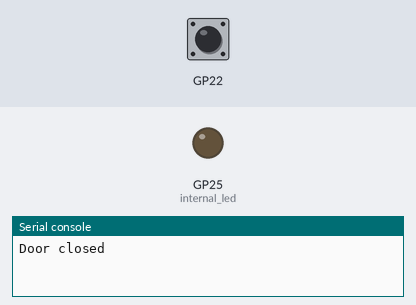
This program was run on a simulated Raspberry Pi Pico running MicroPython. Shown: output pins drawn as LEDs (lit = HIGH), the last lines printed to the serial console. The inputs (shaded band) are chosen by the test bench; at power-on: GP22 LOW.

Above: at 1.2 s.
1.3 s: GP22 pulled HIGH for 0.15 s
At 2.6 s:
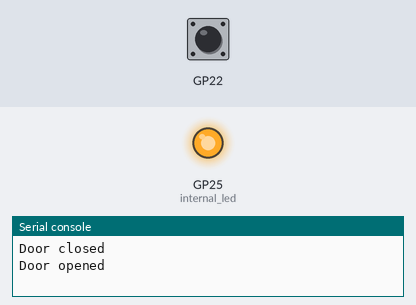
2.9 s: GP22 pulled HIGH for 3.2 s
At 3.2 s:
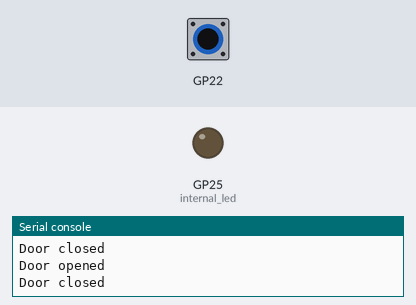
Timing chart, 0 to 7.6 s (numbered marks = the images above; inputs shaded):
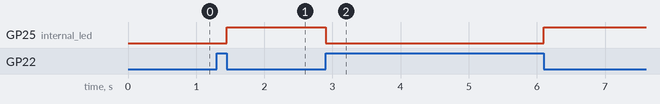

Measured:
- after the input at 1.3 s, GP25 (internal_led): LOW → HIGH after 0.15 s
- after the input at 2.9 s, GP25 (internal_led): HIGH → LOW at once, → HIGH 3.2 s later

The program:

reed.py
```python
import machine
import utime


class ReedSensor():

    def __init__(self, sensor_pin_id, handler):
        self.reed = machine.Pin(sensor_pin_id, machine.Pin.IN, machine.Pin.PULL_DOWN)
        self.handler = handler

        self.is_open = self.reed.value() == 0
        if self.is_open:
            self.handle_closing(self.reed)
        else:
            self.handle_opening(self.reed)

    def handle_opening(self, pin):
        if not self.is_open:
            self.is_open = True
            self.reed.irq(trigger = machine.Pin.IRQ_RISING, handler=self.handle_closing)
            print("Door opened")
            if self.handler:
                self.handler(True)
        utime.sleep(1)

    def handle_closing(self, pin):
        if self.is_open:
            self.is_open = False
            self.reed.irq(trigger = machine.Pin.IRQ_FALLING, handler=self.handle_opening)
            print("Door closed")
            if self.handler:
                self.handler(False)

        utime.sleep(1)


if __name__ == "__main__":
    internal_led = machine.Pin("LED", machine.Pin.OUT)

    def handler(is_open: bool):
        internal_led.value(int(is_open))

    ReedSensor(sensor_pin_id = 22, handler=handler)
```
